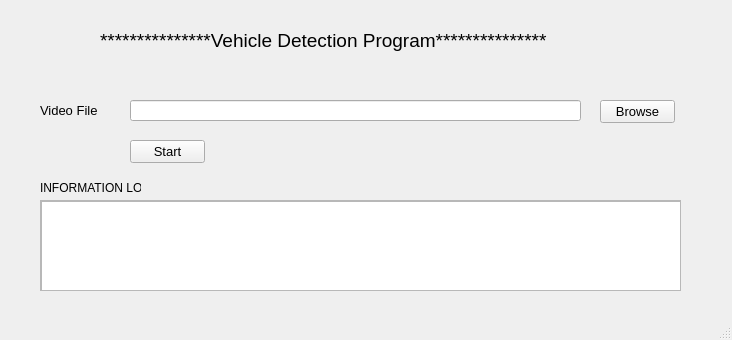
<?xml version="1.0" encoding="UTF-8"?>
<ui version="4.0">
 <class>MainWindow</class>
 <widget class="QMainWindow" name="MainWindow">
  <property name="geometry">
   <rect>
    <x>0</x>
    <y>0</y>
    <width>732</width>
    <height>340</height>
   </rect>
  </property>
  <property name="windowTitle">
   <string>MainWindow</string>
  </property>
  <widget class="QWidget" name="centralwidget">
   <widget class="QLabel" name="label">
    <property name="geometry">
     <rect>
      <x>100</x>
      <y>10</y>
      <width>621</width>
      <height>61</height>
     </rect>
    </property>
    <property name="font">
     <font>
      <pointsize>14</pointsize>
     </font>
    </property>
    <property name="layoutDirection">
     <enum>Qt::LeftToRight</enum>
    </property>
    <property name="text">
     <string>***************Vehicle Detection Program***************</string>
    </property>
   </widget>
   <widget class="QLabel" name="label_2">
    <property name="geometry">
     <rect>
      <x>40</x>
      <y>100</y>
      <width>61</width>
      <height>21</height>
     </rect>
    </property>
    <property name="font">
     <font>
      <pointsize>10</pointsize>
     </font>
    </property>
    <property name="text">
     <string>Video File</string>
    </property>
   </widget>
   <widget class="QLineEdit" name="videoInput">
    <property name="geometry">
     <rect>
      <x>130</x>
      <y>100</y>
      <width>451</width>
      <height>21</height>
     </rect>
    </property>
   </widget>
   <widget class="QPushButton" name="browseButton">
    <property name="geometry">
     <rect>
      <x>600</x>
      <y>100</y>
      <width>75</width>
      <height>23</height>
     </rect>
    </property>
    <property name="font">
     <font>
      <pointsize>10</pointsize>
     </font>
    </property>
    <property name="text">
     <string>Browse</string>
    </property>
   </widget>
   <widget class="QPushButton" name="startButton">
    <property name="geometry">
     <rect>
      <x>130</x>
      <y>140</y>
      <width>75</width>
      <height>23</height>
     </rect>
    </property>
    <property name="font">
     <font>
      <pointsize>10</pointsize>
     </font>
    </property>
    <property name="text">
     <string>Start</string>
    </property>
   </widget>
   <widget class="QLabel" name="label_4">
    <property name="geometry">
     <rect>
      <x>40</x>
      <y>180</y>
      <width>101</width>
      <height>16</height>
     </rect>
    </property>
    <property name="text">
     <string>INFORMATION LOG</string>
    </property>
   </widget>
   <widget class="QScrollArea" name="scrollArea">
    <property name="geometry">
     <rect>
      <x>40</x>
      <y>200</y>
      <width>641</width>
      <height>91</height>
     </rect>
    </property>
    <property name="widgetResizable">
     <bool>true</bool>
    </property>
    <widget class="QWidget" name="scrollAreaWidgetContents">
     <property name="geometry">
      <rect>
       <x>0</x>
       <y>0</y>
       <width>639</width>
       <height>89</height>
      </rect>
     </property>
     <widget class="QTextEdit" name="informationLog">
      <property name="geometry">
       <rect>
        <x>0</x>
        <y>0</y>
        <width>641</width>
        <height>91</height>
       </rect>
      </property>
     </widget>
    </widget>
   </widget>
  </widget>
  <widget class="QMenuBar" name="menubar">
   <property name="geometry">
    <rect>
     <x>0</x>
     <y>0</y>
     <width>732</width>
     <height>21</height>
    </rect>
   </property>
  </widget>
  <widget class="QStatusBar" name="statusbar"/>
 </widget>
 <resources/>
 <connections/>
</ui>
